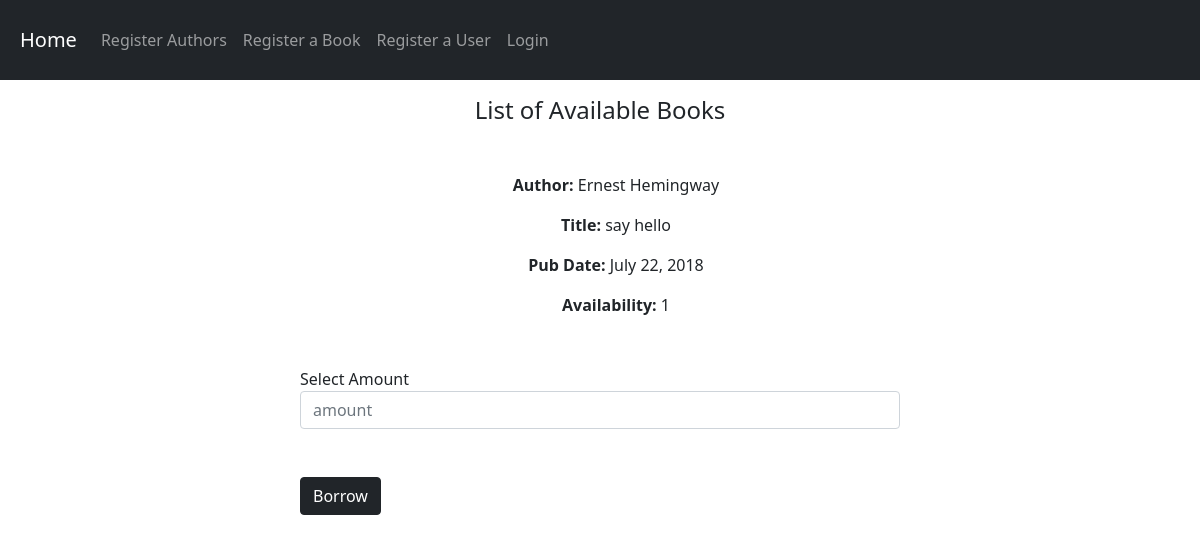
/details/13, run on the app's committed database.
### book_app/models.py (models this page shows, shortened)
class Book(models.Model):
    title = models.CharField(max_length=200)
    pub_date = models.DateField()
    quantity = models.PositiveIntegerField(default=1)
    author = models.ForeignKey(Author, on_delete=models.PROTECT, blank=True)

class Author(models.Model):
    writer = (
        ('Ernest Hemingway','Ernest Hemingway'),
        ('Joan Didion','Joan Didion'),
        ('Ray Bradbury','Ray Bradbury'),
        ('Ayn Rand','Ayn Rand'),
        ('Gillian Flynn','Gillian Flynn'),
        ("Jane Austen","Jane Austen")
    )
    available_authors = models.CharField(max_length = 200, choices = writer, blank = True, unique=True)
    def __str__(self):
        return self.available_authors

### book_app/views.py (the view)
# urls.py: path('details/<int:id>', views.book_details, name = 'details'),
def book_details(request, id):
    book = Book.objects.get(id = id)
    context = {
        "book": book
    }
    return render(request, 'pages/details.html', context)

### templates/pages/details.html (shortened to what this page needs)
{% extends 'base.html' %}
{% block content %}
<h4 class = 'mt-3 text-center mt-3 mb-5'> List of Available Books</h4>
<ul class = 'text-center mt-2'>
  <p><b>Author:</b> {{ book.author }}</p>
  <p><b>Title: </b>{{ book.title }}</p>
  <p><b>Pub Date:</b> {{book.pub_date}}</p>
  <p><b>Availability:</b> {{book.quantity}}</p>
</ul>
<form id='author-form' class='mt-3' action="{%url 'borrow' book.id%}" method="POST">
    <label for="book_title">Select Amount</label>
    <input type="text" class="form-control" id="amount" name="amount" placeholder="amount" /><br /><br />
    <button type="submit" class="btn btn-dark">Borrow</button>
  </form>
{% endblock %}

### static/css/site.css (style rules this page uses)
#author-form { width: 50% !important; margin: 50px auto !important; }

### data on the page
Book: author "Ernest Hemingway", title "say hello", pub_date "July 22, 2018", quantity "1"
